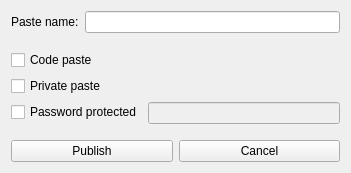
<?xml version="1.0" encoding="UTF-8"?>
<ui version="4.0">
 <class>TnyczOptions</class>
 <widget class="QWidget" name="TnyczOptions">
  <property name="geometry">
   <rect>
    <x>0</x>
    <y>0</y>
    <width>351</width>
    <height>173</height>
   </rect>
  </property>
  <property name="sizePolicy">
   <sizepolicy hsizetype="Fixed" vsizetype="Fixed">
    <horstretch>0</horstretch>
    <verstretch>0</verstretch>
   </sizepolicy>
  </property>
  <property name="minimumSize">
   <size>
    <width>351</width>
    <height>173</height>
   </size>
  </property>
  <property name="maximumSize">
   <size>
    <width>351</width>
    <height>177</height>
   </size>
  </property>
  <property name="windowTitle">
   <string>Tny.cz Publish Options</string>
  </property>
  <property name="windowIcon">
   <iconset resource="Clipper.qrc">
    <normaloff>:/clipper.ico</normaloff>:/clipper.ico</iconset>
  </property>
  <layout class="QVBoxLayout" name="verticalLayout">
   <item>
    <layout class="QFormLayout" name="formLayout">
     <property name="fieldGrowthPolicy">
      <enum>QFormLayout::AllNonFixedFieldsGrow</enum>
     </property>
     <item row="0" column="1">
      <widget class="QLineEdit" name="pasteNameEdit"/>
     </item>
     <item row="0" column="0">
      <widget class="QLabel" name="label">
       <property name="text">
        <string>Paste name:</string>
       </property>
      </widget>
     </item>
    </layout>
   </item>
   <item>
    <widget class="QCheckBox" name="isCodeCheckbox">
     <property name="text">
      <string>Code paste</string>
     </property>
    </widget>
   </item>
   <item>
    <widget class="QCheckBox" name="isPrivateCheckbox">
     <property name="text">
      <string>Private paste</string>
     </property>
    </widget>
   </item>
   <item>
    <layout class="QFormLayout" name="formLayout_2">
     <item row="0" column="0">
      <widget class="QCheckBox" name="isProtectedCheckbox">
       <property name="text">
        <string>Password protected</string>
       </property>
      </widget>
     </item>
     <item row="0" column="1">
      <widget class="QLineEdit" name="passwordEdit">
       <property name="enabled">
        <bool>false</bool>
       </property>
      </widget>
     </item>
    </layout>
   </item>
   <item>
    <layout class="QHBoxLayout" name="horizontalLayout">
     <item>
      <widget class="QPushButton" name="publishButton">
       <property name="sizePolicy">
        <sizepolicy hsizetype="Minimum" vsizetype="Fixed">
         <horstretch>0</horstretch>
         <verstretch>0</verstretch>
        </sizepolicy>
       </property>
       <property name="text">
        <string>Publish</string>
       </property>
      </widget>
     </item>
     <item>
      <widget class="QPushButton" name="cancelButton">
       <property name="text">
        <string>Cancel</string>
       </property>
      </widget>
     </item>
    </layout>
   </item>
  </layout>
 </widget>
 <resources>
  <include location="Clipper.qrc"/>
 </resources>
 <connections/>
</ui>
